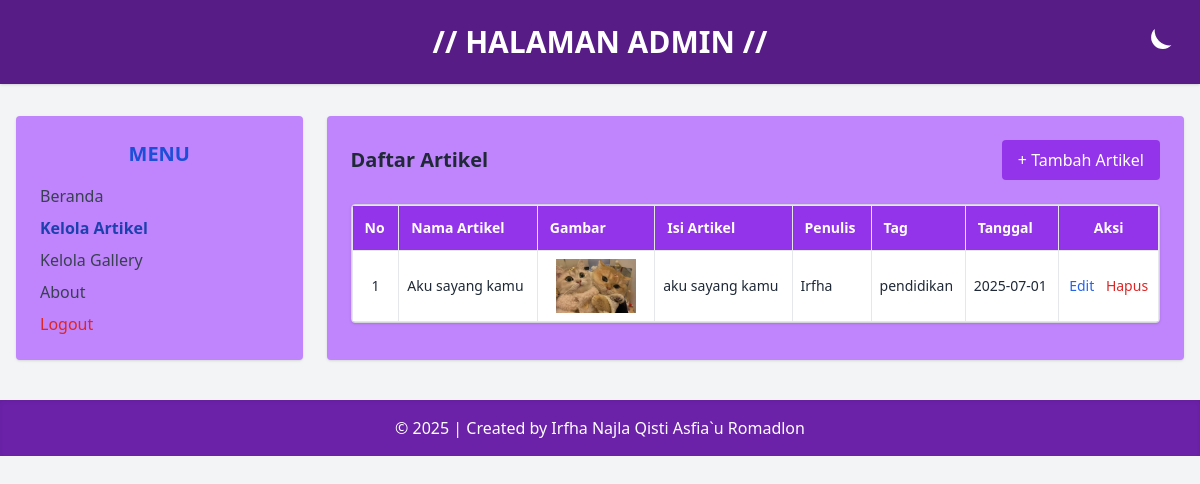
The app's page /admin/data_artikel.php (signed in), older data.
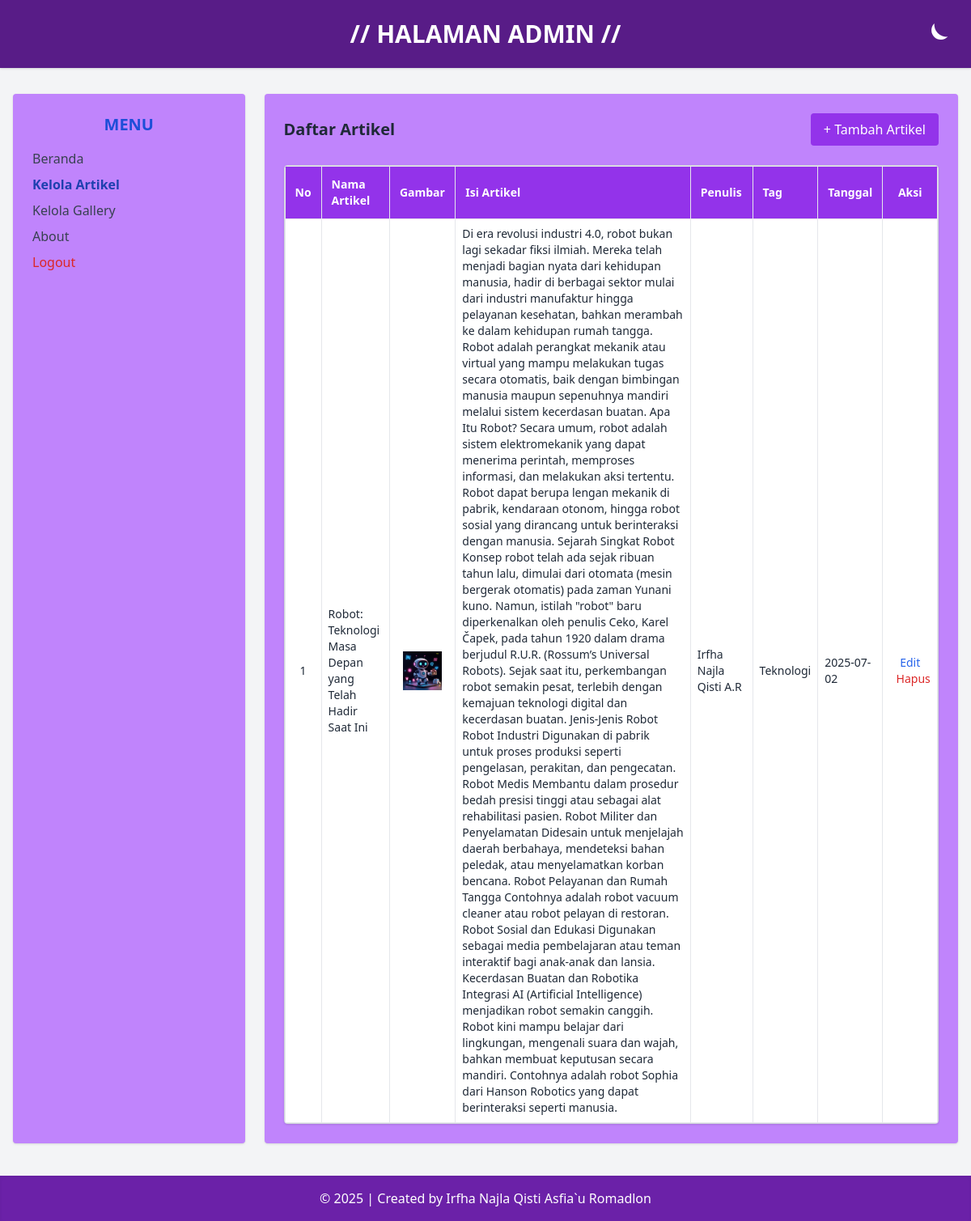
The same page, newer data.
### tables this page shows
CREATE TABLE `tbl_artikel` (
  `id_artikel` int(11) NOT NULL,
  `nama_artikel` varchar(100) DEFAULT NULL,
  `isi_artikel` text DEFAULT NULL,
  `gambar_artikel` varchar(255) NOT NULL,
  `nama_penulis` varchar(100) NOT NULL,
  `tanggal_publish` date DEFAULT NULL,
  `tag_artikel` varchar(255) NOT NULL
);

### admin/data_artikel.php (the view, shortened to what this page needs)
<?php
include('../koneksi.php');
?>
<!DOCTYPE html>
<html lang="en" class="transition-colors duration-300">
<head>
  <script src="https://cdn.tailwindcss.com"></script>
</head>
<body class="bg-gray-100 dark:bg-gray-900 text-gray-800 dark:text-gray-100 min-h-screen font-sans">
  <header class="relative bg-purple-900 dark:bg-gray-800 text-white text-center py-6 shadow">
    <h1 class="text-3xl font-bold">// HALAMAN ADMIN //</h1>
    <button onclick="toggleDarkMode()" class="absolute right-6 top-6 text-white hover:scale-110 transition"
      title="Toggle Theme">
      <svg id="icon-moon" xmlns="http://www.w3.org/2000/svg" class="w-10 h-10 fill-current" viewBox="0 0 24 24">
        <path d="M21 12.79A9 9 0 0111.21 3a7 7 0 1010 9.79z" />
      </svg>
    </button>
  </header>
  <div class="flex max-w-7xl mx-auto mt-8 px-4 gap-6">
    <aside class="w-1/4 bg-purple-400 dark:bg-gray-800 rounded shadow p-6">
      <h2 class="text-xl font-semibold text-blue-700 dark:text-blue-400 mb-4 text-center">MENU</h2>
      <ul class="space-y-2 text-gray-700 dark:text-gray-200">
        <li><a href="beranda_admin.php" class="block hover:text-blue-500">Beranda</a></li>
        <li><a href="data_artikel.php" class="block font-semibold text-blue-800 dark:text-blue-300">Kelola Artikel</a>
        </li>
        <li><a href="data_gallery.php" class="block hover:text-blue-500">Kelola Gallery</a></li>
        <li><a href="about.php" class="block hover:text-blue-500">About</a></li>
        <li><a href="logout.php" onclick="return confirm('Apakah anda yakin ingin keluar?');"
            class="block text-red-600 hover:underline font-medium">Logout</a></li>
      </ul>
    </aside>
    <main class="w-3/4 bg-purple-400 dark:bg-gray-800 rounded shadow p-6">
      <div class="flex justify-between items-center mb-6">
        <h2 class="text-xl font-bold text-gray-800 dark:text-white">Daftar Artikel</h2>
        <a href="add_artikel.php" class="bg-purple-600 text-white px-4 py-2 rounded hover:bg-blue-700 transition">+ Tambah
          Artikel</a>
      </div>
      <div class="overflow-auto rounded shadow border border-gray-300 dark:border-gray-700">
        <table class="min-w-full text-sm text-left">
          <thead class="bg-purple-600 text-white">
            <tr>
              <th class="p-3 border">No</th>
              <th class="p-3 border">Nama Artikel</th>
              <th class="p-3 border">Gambar</th>
              <th class="p-3 border">Isi Artikel</th>
              <th class="p-3 border">Penulis</th>
              <th class="p-3 border">Tag</th>
              <th class="p-3 border">Tanggal</th>
              <th class="p-3 border text-center">Aksi</th>
            </tr>
          </thead>
          <tbody class="bg-white dark:bg-gray-900">
            <?php
            $sql = "SELECT * FROM tbl_artikel";
            $query = mysqli_query($db, $sql);
            $no = 1;
            while ($data = mysqli_fetch_array($query)) {
              echo "<tr class='even:bg-gray-50 dark:even:bg-gray-800'>";
              echo "<td class='border p-2 text-center'>" . $no++ . "</td>";
              echo "<td class='border p-2'>" . htmlspecialchars($data['nama_artikel']) . "</td>";
              echo "<td class='border px-4 py-2 text-center align-middle'>";
              if (!empty($data['gambar_artikel']) && file_exists("../images/" . $data['gambar_artikel'])) {
                echo "<div class='flex justify-center'>";
                echo "<img src='../images/" . htmlspecialchars($data['gambar_artikel']) . "' alt='Gambar Artikel' class='w-20 h-auto'>";
                echo "</div>";
              } else {
                echo "Tidak ada gambar";
              }
              echo "</td>";
              echo "<td class='border p-2'>" . htmlspecialchars($data['isi_artikel']) . "</td>";
              echo "<td class='border p-2'>" . htmlspecialchars($data['nama_penulis']) . "</td>";
              echo "<td class='border p-2'>" . htmlspecialchars($data['tag_artikel']) . "</td>";
              echo "<td class='border p-2'>" . htmlspecialchars($data['tanggal_publish']) . "</td>";
              echo "<td class='border p-2 text-center space-x-2'>
                <a href='edit_artikel.php?id_artikel={$data['id_artikel']}' class='text-blue-600 hover:underline'>Edit</a>
                <a href='delete_artikel.php?id_artikel={$data['id_artikel']}' onclick='return confirm(\"Yakin ingin menghapus?\")' class='text-red-600 hover:underline'>Hapus</a>
              </td>";
              echo "</tr>";
            }
            ?>
          </tbody>
        </table>
      </div>
    </main>
  </div>
  <footer class="bg-purple-800 dark:bg-gray-800 text-white text-center py-4 mt-10 shadow-inner">
    &copy; <?php echo date('Y'); ?> | Created by Irfha Najla Qisti Asfia`u Romadlon
  </footer>
</body>
</html>

Row changes from the older to the newer data that the page shows:
removed tbl_artikel: nama_artikel "Aku sayang kamu", gambar_artikel (picture), isi_artikel "aku sayang kamu", nama_penulis "Irfha", tag_artikel "pendidikan", tanggal_publish "2025-07-01"
added tbl_artikel: nama_artikel "Robot: Teknologi Masa Depan yang Telah Hadir Saat Ini", gambar_artikel (picture), isi_artikel "Di era revolusi industri 4.0, robot bukan lagi sekadar fiksi ilmiah. Mereka telah menjadi bagian nyata dari kehidupan manusia, hadir di berbagai sektor mulai dari industri manufaktur hingga pelayanan kesehatan, bahkan merambah ke dalam kehidupan rumah tangga. Robot adalah perangkat mekanik atau virtual yang mampu melakukan tugas secara otomatis, baik dengan bimbingan manusia maupun sepenuhnya mandiri melalui sistem kecerdasan buatan. Apa Itu Robot? Secara umum, robot adalah sistem elektromekanik yang dapat menerima perintah, memproses informasi, dan melakukan aksi tertentu. Robot dapat berupa lengan mekanik di pabrik, kendaraan otonom, hingga robot sosial yang dirancang untuk berinteraksi…", nama_penulis "Irfha Najla Qisti A.R", tag_artikel "Teknologi", tanggal_publish "2025-07-02"
